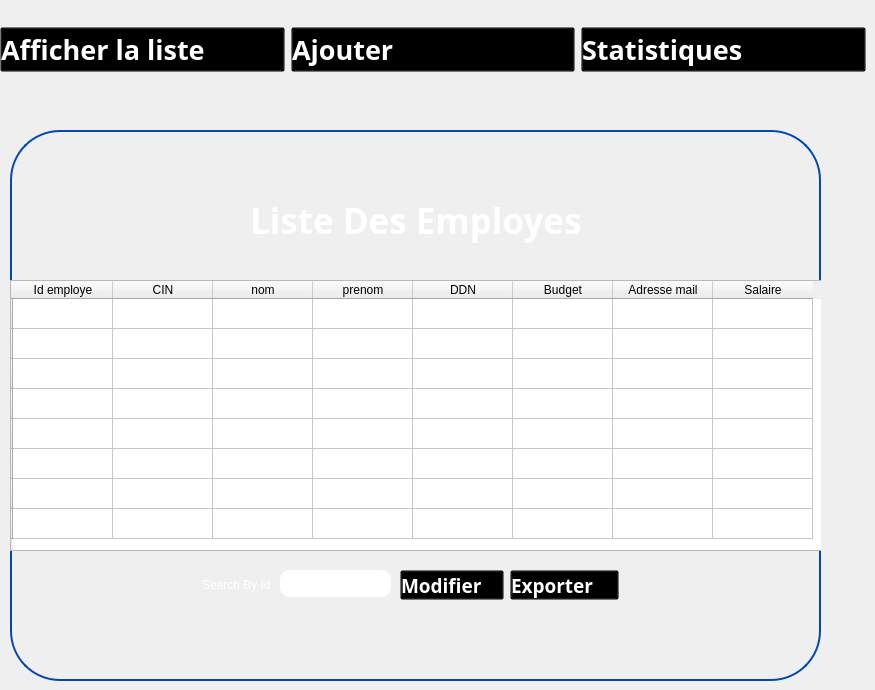
   <widget class="QWidget" name="listeemploye">
    <widget class="QGroupBox" name="groupBox_32">
     <property name="geometry">
      <rect>
       <x>10</x>
       <y>130</y>
       <width>811</width>
       <height>551</height>
      </rect>
     </property>
     <property name="styleSheet">
      <string notr="true">
QGroupBox {
	border-radius:50px;
    border: 2px solid #0447AF; /* Red border */
}
</string>
     </property>
     <property name="title">
      <string/>
     </property>
     <widget class="QLabel" name="label_96">
      <property name="geometry">
       <rect>
        <x>120</x>
        <y>50</y>
        <width>81</width>
        <height>81</height>
       </rect>
      </property>
      <property name="text">
       <string/>
      </property>
      <property name="pixmap">
       <pixmap>:/Desktop/imageprojetcpp/gestion-de-projet.png</pixmap>
      </property>
      <property name="scaledContents">
       <bool>true</bool>
      </property>
     </widget>
     <widget class="QLabel" name="label_101">
      <property name="geometry">
       <rect>
        <x>240</x>
        <y>60</y>
        <width>441</width>
        <height>61</height>
       </rect>
      </property>
      <property name="font">
       <font>
        <family>Plus Jakarta Sans</family>
        <pointsize>26</pointsize>
        <weight>75</weight>
        <bold>true</bold>
       </font>
      </property>
      <property name="styleSheet">
       <string notr="true">color:white;
    background: transparent;
</string>
      </property>
      <property name="text">
       <string>Liste Des Employes</string>
      </property>
     </widget>
     <widget class="QTableWidget" name="tableWidget_9">
      <property name="geometry">
       <rect>
        <x>0</x>
        <y>150</y>
        <width>821</width>
        <height>271</height>
       </rect>
      </property>
      <property name="styleSheet">
       <string notr="true">QTableWidget::horizontalHeader {
    background:transparent;
    color: white;
}</string>
      </property>
      <row>
       <property name="text">
        <string/>
       </property>
       <property name="background">
        <color>
         <red>255</red>
         <green>170</green>
         <blue>127</blue>
        </color>
       </property>
       <property name="foreground">
        <brush brushstyle="NoBrush">
         <color alpha="255">
          <red>0</red>
          <green>85</green>
          <blue>255</blue>
         </color>
        </brush>
       </property>
      </row>
      <row>
       <property name="text">
        <string/>
       </property>
      </row>
      <row>
       <property name="text">
        <string/>
       </property>
      </row>
      <row>
       <property name="text">
        <string/>
       </property>
      </row>
      <row>
       <property name="text">
        <string/>
       </property>
      </row>
      <row>
       <property name="text">
        <string/>
       </property>
      </row>
      <row>
       <property name="text">
        <string/>
       </property>
      </row>
      <row>
       <property name="text">
        <string/>
       </property>
      </row>
      <column>
       <property name="text">
        <string>Id employe</string>
       </property>
      </column>
      <column>
       <property name="text">
        <string>CIN</string>
       </property>
      </column>
      <column>
       <property name="text">
        <string>nom</string>
       </property>
      </column>
      <column>
       <property name="text">
        <string>prenom</string>
       </property>
      </column>
      <column>
       <property name="text">
        <string>DDN</string>
       </property>
      </column>
      <column>
       <property name="text">
        <string>Budget</string>
       </property>
      </column>
      <column>
       <property name="text">
        <string>Adresse mail</string>
       </property>
      </column>
      <column>
       <property name="text">
        <string>Salaire</string>
       </property>
      </column>
     </widget>
     <widget class="QLabel" name="label_5">
      <property name="geometry">
       <rect>
        <x>270</x>
        <y>440</y>
        <width>111</width>
        <height>27</height>
       </rect>
      </property>
      <property name="styleSheet">
       <string notr="true">background:white;
border-radius:10px;</string>
      </property>
      <property name="text">
       <string/>
      </property>
     </widget>
     <widget class="QLineEdit" name="lineEdit_11">
      <property name="geometry">
       <rect>
        <x>190</x>
        <y>440</y>
        <width>111</width>
        <height>30</height>
       </rect>
      </property>
      <property name="styleSheet">
       <string notr="true">background:transparent;
border-radius:20px;
border-color:blue;
color:white;</string>
      </property>
      <property name="text">
       <string>Search By Id:</string>
      </property>
     </widget>
     <widget class="QPushButton" name="pushButton_35">
      <property name="geometry">
       <rect>
        <x>500</x>
        <y>440</y>
        <width>109</width>
        <height>30</height>
       </rect>
      </property>
      <property name="font">
       <font>
        <family>Gill Sans MT</family>
        <pointsize>14</pointsize>
        <weight>75</weight>
        <bold>true</bold>
       </font>
      </property>
      <property name="styleSheet">
       <string notr="true">QPushButton:hover {
    color: red;
    background: transparent;
}

QPushButton {
    text-align: left;
    background: transparent;
    color: rgb(255,255,255);
}

</string>
      </property>
      <property name="text">
       <string>Exporter</string>
      </property>
      <property name="icon">
       <iconset>
        <normaloff>:/Desktop/imageprojetcpp/pdf.png</normaloff>:/Desktop/imageprojetcpp/pdf.png</iconset>
      </property>
      <property name="iconSize">
       <size>
        <width>25</width>
        <height>25</height>
       </size>
      </property>
     </widget>
     <widget class="QPushButton" name="pushButton_36">
      <property name="geometry">
       <rect>
        <x>390</x>
        <y>440</y>
        <width>104</width>
        <height>30</height>
       </rect>
      </property>
      <property name="font">
       <font>
        <family>Gill Sans MT</family>
        <pointsize>14</pointsize>
        <weight>75</weight>
        <bold>true</bold>
       </font>
      </property>
      <property name="styleSheet">
       <string notr="true">QPushButton:hover {
    color: red;
    background: transparent;
}

QPushButton {
    text-align: left;
    background: transparent;
    color: rgb(255,255,255);
}

</string>
      </property>
      <property name="text">
       <string>Modifier</string>
      </property>
      <property name="icon">
       <iconset>
        <normaloff>:/Desktop/imageprojetcpp/crayon.png</normaloff>:/Desktop/imageprojetcpp/crayon.png</iconset>
      </property>
      <property name="iconSize">
       <size>
        <width>25</width>
        <height>25</height>
       </size>
      </property>
     </widget>
    </widget>
    <widget class="QWidget" name="horizontalLayoutWidget_15">
     <property name="geometry">
      <rect>
       <x>0</x>
       <y>10</y>
       <width>866</width>
       <height>80</height>
      </rect>
     </property>
     <layout class="QHBoxLayout" name="horizontalLayout_18">
      <item>
       <widget class="QPushButton" name="pushButton_123">
        <property name="font">
         <font>
          <family>Gill Sans MT</family>
          <pointsize>20</pointsize>
          <weight>75</weight>
          <bold>true</bold>
         </font>
        </property>
        <property name="styleSheet">
         <string notr="true">QPushButton:hover {
    color: blue;
    background: transparent;
}

QPushButton {
    text-align: left;
    background: transparent;
    color: rgb(255,255,255);
}
</string>
        </property>
        <property name="text">
         <string>Afficher la liste</string>
        </property>
        <property name="icon">
         <iconset>
          <normaloff>../../Downloads/wetransfer_icons_2024-02-06_1419/icons/liste-de-controle.png</normaloff>../../Downloads/wetransfer_icons_2024-02-06_1419/icons/liste-de-controle.png</iconset>
        </property>
        <property name="iconSize">
         <size>
          <width>50</width>
          <height>46</height>
         </size>
        </property>
       </widget>
      </item>
      <item>
       <widget class="QPushButton" name="pushButton_124">
        <property name="font">
         <font>
          <family>Gill Sans MT</family>
          <pointsize>20</pointsize>
          <weight>75</weight>
          <bold>true</bold>
         </font>
        </property>
        <property name="styleSheet">
         <string notr="true">QPushButton:hover {
    color: blue;
    background: transparent;
}

QPushButton {
    text-align: left;
    background: transparent;
    color: rgb(255,255,255);
}
</string>
        </property>
        <property name="text">
         <string>Ajouter </string>
        </property>
        <property name="icon">
         <iconset>
          <normaloff>../../Downloads/wetransfer_icons_2024-02-06_1419/icons/image (3).png</normaloff>../../Downloads/wetransfer_icons_2024-02-06_1419/icons/image (3).png</iconset>
        </property>
        <property name="iconSize">
         <size>
          <width>50</width>
          <height>46</height>
         </size>
        </property>
       </widget>
      </item>
      <item>
       <widget class="QPushButton" name="pushButton_125">
        <property name="font">
         <font>
          <family>Gill Sans MT</family>
          <pointsize>20</pointsize>
          <weight>75</weight>
          <bold>true</bold>
         </font>
        </property>
        <property name="styleSheet">
         <string notr="true">QPushButton:hover {
    color: blue;
    background: transparent;
}

QPushButton {
    text-align: left;
    background: transparent;
    color: rgb(255,255,255);
}

</string>
        </property>
        <property name="text">
         <string>Statistiques</string>
        </property>
        <property name="icon">
         <iconset>
          <normaloff>../../Downloads/wetransfer_icons_2024-02-06_1419/icons/image (2).png</normaloff>../../Downloads/wetransfer_icons_2024-02-06_1419/icons/image (2).png</iconset>
        </property>
        <property name="iconSize">
         <size>
          <width>50</width>
          <height>46</height>
         </size>
        </property>
       </widget>
      </item>
     </layout>
    </widget>
   </widget>
